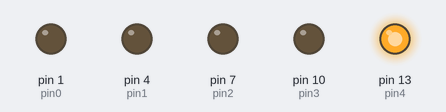
A sketch run on a simulated Arduino Uno, built with avr-gcc and run on an emulated ATmega328P. Parts: output pins drawn as LEDs (lit = HIGH).

Above: at 0.2 s.
At 2.2 s:
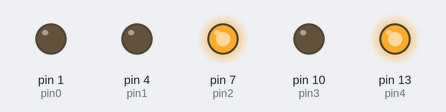
At 4.2 s:
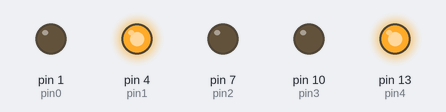
At 8.7 s:
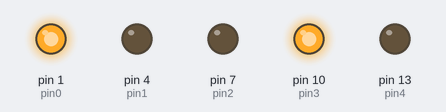
At 12.7 s:
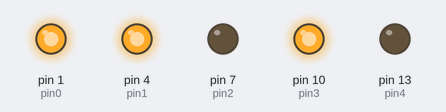
At 17.2 s:
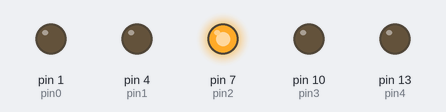
Timing chart, 0 to 17.8 s (numbered marks = the images above):
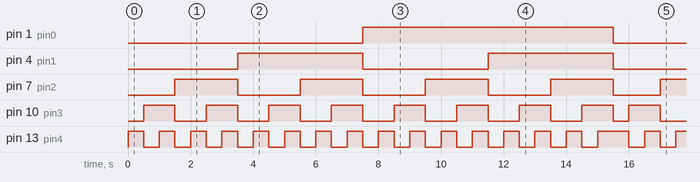

The sketch:

06-Binary-Counter-0-31.ino
```cpp
int pin0 = 1; // 16
int pin1 = 4; // 8
int pin2 = 7; // 4
int pin3 = 10; // 2
int pin4 = 13; // 1
int delayTime = 500;

void setup() {
  // put your setup code here, to run once:
  pinMode(pin0, OUTPUT);
  pinMode(pin1, OUTPUT);
  pinMode(pin2, OUTPUT);
  pinMode(pin3, OUTPUT);
  pinMode(pin4, OUTPUT);
}

void loop() {
  // put your main code here, to run repeatedly:
  // 1
  digitalWrite(pin0, LOW);
  digitalWrite(pin1, LOW);
  digitalWrite(pin2, LOW);
  digitalWrite(pin3, LOW);
  digitalWrite(pin4, HIGH);
  delay(delayTime);

  // 2
  digitalWrite(pin0, LOW);
  digitalWrite(pin1, LOW);
  digitalWrite(pin2, LOW);
  digitalWrite(pin3, HIGH);
  digitalWrite(pin4, LOW);
  delay(delayTime);

  // 3
  digitalWrite(pin0, LOW);
  digitalWrite(pin1, LOW);
  digitalWrite(pin2, LOW);
  digitalWrite(pin3, HIGH);
  digitalWrite(pin4, HIGH);
  delay(delayTime);

  // 4
  digitalWrite(pin0, LOW);
  digitalWrite(pin1, LOW);
  digitalWrite(pin2, HIGH);
  digitalWrite(pin3, LOW);
  digitalWrite(pin4, LOW);
  delay(delayTime);

  // 5
  digitalWrite(pin0, LOW);
  digitalWrite(pin1, LOW);
  digitalWrite(pin2, HIGH);
  digitalWrite(pin3, LOW);
  digitalWrite(pin4, HIGH);
  delay(delayTime);

  // 6
  digitalWrite(pin0, LOW);
  digitalWrite(pin1, LOW);
  digitalWrite(pin2, HIGH);
  digitalWrite(pin3, HIGH);
  digitalWrite(pin4, LOW);
  delay(delayTime);

  // 7
  digitalWrite(pin0, LOW);
  digitalWrite(pin1, LOW);
  digitalWrite(pin2, HIGH);
  digitalWrite(pin3, HIGH);
  digitalWrite(pin4, HIGH);
  delay(delayTime);

  // 8
  digitalWrite(pin0, LOW);
  digitalWrite(pin1, HIGH);
  digitalWrite(pin2, LOW);
  digitalWrite(pin3, LOW);
  digitalWrite(pin4, LOW);
  delay(delayTime);

  // 9
  digitalWrite(pin0, LOW);
  digitalWrite(pin1, HIGH);
  digitalWrite(pin2, LOW);
  digitalWrite(pin3, LOW);
  digitalWrite(pin4, HIGH);
  delay(delayTime);

  // 10
  digitalWrite(pin0, LOW);
  digitalWrite(pin1, HIGH);
  digitalWrite(pin2, LOW);
  digitalWrite(pin3, HIGH);
  digitalWrite(pin4, LOW);
  delay(delayTime);

  // 11
  digitalWrite(pin0, LOW);
  digitalWrite(pin1, HIGH);
  digitalWrite(pin2, LOW);
  digitalWrite(pin3, HIGH);
  digitalWrite(pin4, HIGH);
  delay(delayTime);

  // 12
  digitalWrite(pin0, LOW);
  digitalWrite(pin1, HIGH);
  digitalWrite(pin2, HIGH);
  digitalWrite(pin3, LOW);
  digitalWrite(pin4, LOW);
  delay(delayTime);

  // 13
  digitalWrite(pin0, LOW);
  digitalWrite(pin1, HIGH);
  digitalWrite(pin2, HIGH);
  digitalWrite(pin3, LOW);
  digitalWrite(pin4, HIGH);
  delay(delayTime);

  // 14
  digitalWrite(pin0, LOW);
  digitalWrite(pin1, HIGH);
  digitalWrite(pin2, HIGH);
  digitalWrite(pin3, HIGH);
  digitalWrite(pin4, LOW);
  delay(delayTime);

  // 15
  digitalWrite(pin0, LOW);
  digitalWrite(pin1, HIGH);
  digitalWrite(pin2, HIGH);
  digitalWrite(pin3, HIGH);
  digitalWrite(pin4, HIGH);
  delay(delayTime);

  // 16
  digitalWrite(pin0, HIGH);
  digitalWrite(pin1, LOW);
  digitalWrite(pin2, LOW);
  digitalWrite(pin3, LOW);
  digitalWrite(pin4, LOW);
  delay(delayTime);

  // 17
  digitalWrite(pin0, HIGH);
  digitalWrite(pin1, LOW);
  digitalWrite(pin2, LOW);
  digitalWrite(pin3, LOW);
  digitalWrite(pin4, HIGH);
  delay(delayTime);

  // 18
  digitalWrite(pin0, HIGH);
  digitalWrite(pin1, LOW);
  digitalWrite(pin2, LOW);
  digitalWrite(pin3, HIGH);
  digitalWrite(pin4, LOW);
  delay(delayTime);

  // 19
  digitalWrite(pin0, HIGH);
  digitalWrite(pin1, LOW);
  digitalWrite(pin2, LOW);
  digitalWrite(pin3, HIGH);
  digitalWrite(pin4, HIGH);
  delay(delayTime);

  // 20
  digitalWrite(pin0, HIGH);
  digitalWrite(pin1, LOW);
  digitalWrite(pin2, HIGH);
  digitalWrite(pin3, LOW);
  digitalWrite(pin4, LOW);
  delay(delayTime);

  // 21
  digitalWrite(pin0, HIGH);
  digitalWrite(pin1, LOW);
  digitalWrite(pin2, HIGH);
  digitalWrite(pin3, LOW);
  digitalWrite(pin4, HIGH);
  delay(delayTime);

  // 22
  digitalWrite(pin0, HIGH);
  digitalWrite(pin1, LOW);
  digitalWrite(pin2, HIGH);
  digitalWrite(pin3, HIGH);
  digitalWrite(pin4, LOW);
  delay(delayTime);

  // 23
  digitalWrite(pin0, HIGH);
  digitalWrite(pin1, LOW);
  digitalWrite(pin2, HIGH);
  digitalWrite(pin3, HIGH);
  digitalWrite(pin4, HIGH);
  delay(delayTime);

  // 24
  digitalWrite(pin0, HIGH);
  digitalWrite(pin1, HIGH);
  digitalWrite(pin2, LOW);
  digitalWrite(pin3, LOW);
  digitalWrite(pin4, LOW);
  delay(delayTime);

  // 25
  digitalWrite(pin0, HIGH);
  digitalWrite(pin1, HIGH);
  digitalWrite(pin2, LOW);
  digitalWrite(pin3, LOW);
  digitalWrite(pin4, HIGH);
  delay(delayTime);

  // 26
  digitalWrite(pin0, HIGH);
  digitalWrite(pin1, HIGH);
  digitalWrite(pin2, LOW);
  digitalWrite(pin3, HIGH);
  digitalWrite(pin4, LOW);
  delay(delayTime);

  // 27
  digitalWrite(pin0, HIGH);
  digitalWrite(pin1, HIGH);
  digitalWrite(pin2, LOW);
  digitalWrite(pin3, HIGH);
  digitalWrite(pin4, HIGH);
  delay(delayTime);

  // 28
  digitalWrite(pin0, HIGH);
  digitalWrite(pin1, HIGH);
  digitalWrite(pin2, HIGH);
  digitalWrite(pin3, LOW);
  digitalWrite(pin4, LOW);
  delay(delayTime);

  // 29
  digitalWrite(pin0, HIGH);
  digitalWrite(pin1, HIGH);
  digitalWrite(pin2, HIGH);
  digitalWrite(pin3, LOW);
  digitalWrite(pin4, HIGH);
  delay(delayTime);

  // 30
  digitalWrite(pin0, HIGH);
  digitalWrite(pin1, HIGH);
  digitalWrite(pin2, HIGH);
  digitalWrite(pin3, HIGH);
  digitalWrite(pin4, LOW);
  delay(delayTime);

  // 31
  digitalWrite(pin0, HIGH);
  digitalWrite(pin1, HIGH);
  digitalWrite(pin2, HIGH);
  digitalWrite(pin3, HIGH);
  digitalWrite(pin4, HIGH);
  delay(delayTime);
}
```

Measured:
- by itself, pin 1 (pin0): alternates HIGH for 8.0 s and LOW for 7.5 s
- by itself, pin 4 (pin1): alternates HIGH for 4.0 s and LOW for 3.8 s
- by itself, pin 7 (pin2): repeats every 15.5 s: 3 × (LOW 2.0 s, HIGH 2.0 s), LOW 1.5 s, HIGH 2.0 s
- by itself, pin 10 (pin3): repeats every 15.5 s: 7 × (LOW 1.0 s, HIGH 1.0 s), LOW 0.50 s, HIGH 1.0 s
- by itself, pin 13 (pin4): goes 15 × (HIGH 0.50 s, LOW 0.50 s), HIGH 1.0 s, 14 × (LOW 0.50 s, HIGH 0.50 s), LOW 0.50 s, HIGH 1.0 s, 8 × (LOW 0.50 s, HIGH 0.50 s), then LOW
